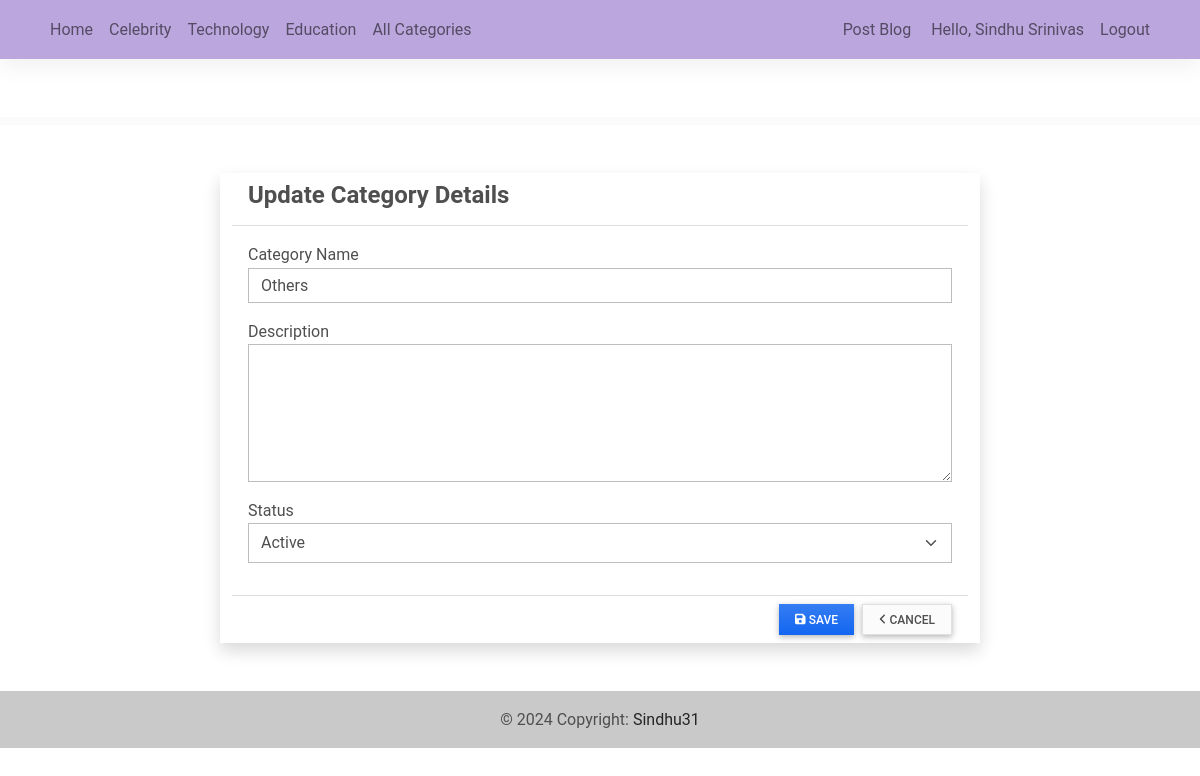
The app's page /manage_category/9 (signed in) with its own data.
### blogApp/models.py (models this page shows, shortened)
class Category(models.Model):
    name = models.CharField(max_length=250)
    description = models.TextField(blank=True, null=True)
    status = models.IntegerField(default = 1)
    date_added = models.DateTimeField(default=timezone.now)
    date_updated = models.DateTimeField(auto_now=True)

### blogApp/views.py (the view)
# urls.py: path('manage_category',views.manage_category,name='manage-category'),
@login_required
def manage_category(request,pk=None):
    if pk == None:
        category = {}
    elif pk > 0:
        category = Category.objects.filter(id=pk).first()
    else:
        category = {}
    context['page_title'] = "Manage Category"
    context['category'] = category
    return render(request, 'manage_category.html',context)

### blogApp/templates/manage_category.html (shortened to what this page needs)
{% extends 'base.html' %} {% block pageContent %}
<div class="col-lg-12 col-md-12 col-sm-12 col-xs-12">
    <div class="row justify-content-center">
        <div class=" col-lg-8 col-md-10 col-sm-12 col-xs-12 card card-default rounded-0 shadow">
            <div class="card-header">
                <h4 class="card-title fw-bold">{% if category.id %}Update Category Details{% else %} Add New Category{% endif %}</h4>
            </div>
            <div class="card-body">
                <form action="" id="category-form">
                    <div class="form-group mb-3">
                        <label for="name" class="control-label">Category Name</label>
                        <input type="text" class="form-control rounded-0" id="name" name="name" value="{{ category.name }}" required>
                    </div>
                    <div class="form-group mb-3">
                        <label for="description" class="control-label">Description</label>
                        <textarea class="form-control rounded-0" name="description" id="description" rows="5" required>{{ category.description }}</textarea>
                    </div>
                    <div class="form-group mb-3">
                        <label for="status" class="control-label">Status</label>
                        <select name="status" id="status" class="form-select rounded-0" required>
                            {% if category.status == 1 or not category.status %}
                            <option value="1" selected>Active</option>
                            {% else %}
                            <option value="1">Active</option>
                            {% endif %}
                        </select>
                    </div>
                </form>
            </div>
            <div class="card-footer">
                <div class="d-flex w-100 justify-content-end">
                    <button class="btn btn-sm btn-primary bg-gradient me-2 rounded-0" form="category-form"><i class="fa fa-save"></i> Save</button>
                    <a class="btn btn-sm btn-light bg-gradient border rounded-0" href="{% url 'category-mgt' %}"><i class="fa fa-angle-left"></i> Cancel</a>
                </div>
            </div>
        </div>
    </div>
</div>
{% endblock pageContent %}

### blogApp/templates/topNavigation.html (shortened to what this page needs)
{% load static %}
<header>
    <nav class="navbar navbar-expand-lg navbar-light" style="background-color: #BBA6DD; fixed-top">
        <div class="container">
            <div class="collapse navbar-collapse" id="navbarExample01">
                <ul class="navbar-nav me-auto mb-2 mb-lg-0">
                    <li class="nav-item active">
                        <a class="nav-link" aria-current="page" href="{% url 'home-page' %}">Home</a>
                    </li>
                    {% for category in category_list_limited %}
                    <li class="nav-item">
                        <a class="nav-link" href="{% url 'category-post' category.pk %}">{{ category.name }}</a>
                    </li>
                    {% endfor %}
                    <li class="nav-item">
                        <a class="nav-link" href="{% url 'category-page' %}">All Categories</a>
                    </li>
                </ul>
                <ul class="navbar-nav d-flex flex-row">
                    {% if user.id %}
                    <li class="nav-item me-3 me-lg-0">
                        <a class="nav-link" href="{% url 'post-mgt' %}">Post Blog</a>
                    </li>
                    <li class="nav-item me-3 me-lg-0">
                        <a class="nav-link" href="{% url 'profile' %}">
                            Hello, {{ user.first_name }} {{user.last_name}}
                        </a>
                    </li>
                    <li class="nav-item me-3 me-lg-0">
                        <a class="nav-link" href="{% url 'logout' %}">Logout</a>
                    </li>
                    {% else %}
                    <li class="nav-item me-3 me-lg-0">
                        <a class="nav-link" href="{% url 'login' %}">Login</a>
                    </li>
                    {% endif %}
                </ul>
            </div>
        </div>
    </nav>
    <div id="intro" class="pt-2 text-center bg-light">
    </div>
</header>

### static/blogApp/assets/default/css/style.css (style rules this page uses)
html, body { height: 100%; width: 100%; }

### blogApp/templates/topNavigation.html (style rules this page uses)
#intro { margin-top: 58px; }

### records on screen
Category: name "Celebrity"
Category: name "Technology"
Category: name "Education"
Category: name "Others", status "Active"

### other values on screen
{{ user.first_name }} "Sindhu"
{{ user.last_name }} "Srinivas"
